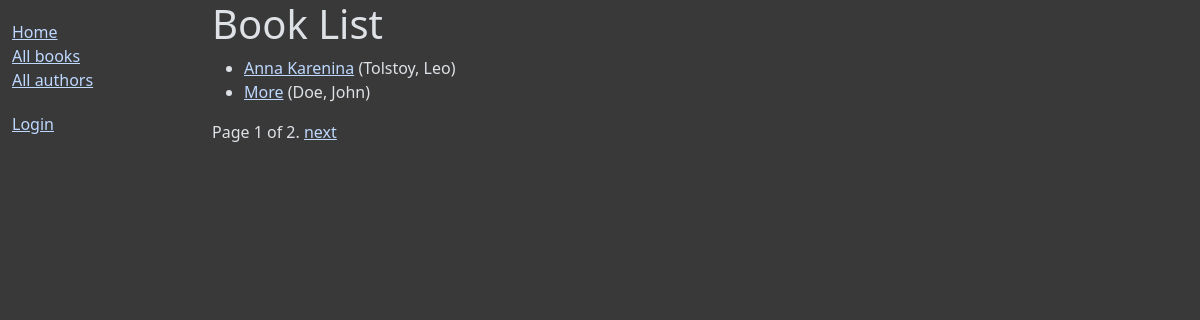
/catalog/books/, run on the app's committed database.
### catalog/models.py (models this page shows, shortened)
class Book(models.Model):
    title = models.CharField(max_length=200)
    author = models.ForeignKey("Author", on_delete=models.RESTRICT, null=True)
    summary = models.TextField(
        max_length=1000,
        help_text="Enter a brief description of the book",
    )
    isbn = models.CharField(
        "ISBN",
        max_length=13,
        unique=True,
        help_text='13 Character <a href="https://www.isbn-international.org/content/what-isbn'
        '">ISBN number</a>',
    )
    genre = models.ManyToManyField(Genre, help_text="Select a genre for this book")
    def get_absolute_url(self):
        return reverse("book-detail", args=[str(self.id)])
    def display_genre(self):
        """Create a string for the Genre. This is required to display genre in Admin."""
        return ", ".join(genre.name for genre in self.genre.all()[:3])
    display_genre.short_description = "Genre"
    class Meta:
        ordering = ["title"]

class Author(models.Model):
    first_name = models.CharField(max_length=100)
    last_name = models.CharField(max_length=100)
    date_of_birth = models.DateField(null=True, blank=True)
    date_of_death = models.DateField("Died", null=True, blank=True)
    class Meta:
        ordering = ["last_name", "first_name"]
    def __str__(self):
        return f"{self.last_name}, {self.first_name}"

### catalog/views.py (the view)
# urls.py: path("books/", views.BookListView.as_view(), name="books"),
class BookListView(generic.ListView):
    model = Book
    paginate_by = 2

### catalog/templates/catalog/book_list.html
{% extends "base_generic.html" %}
{% block content %}
  <h1>Book List</h1>
  {% if book_list %}
    <ul>
      {% for book in book_list %}
      <li>
        <a href="{{ book.get_absolute_url }}">{{ book.title }}</a>
        ({{book.author}})
      </li>
      {% endfor %}
    </ul>
  {% else %}
    <p>There are no books in the library.</p>
  {% endif %}
{% endblock %}

### catalog/static/css/styles.css (style rules this page uses)
[data-bs-theme=dark] { color-scheme: dark; --bs-body-color: #dee2e6; --bs-body-color-rgb: 222, 226, 230; --bs-body-bg: #393939; --bs-body-bg-rgb: 33, 37, 41; --bs-emphasis-color: #fff; --bs-emphasis-color-rgb: 255, 255, 255; --bs-secondary-color: rgba(222, 226, 230, 0.75); --bs-secondary-color-rgb: 222, 226, 230; --bs-secondary-bg: #343a40; --bs-secondary-bg-rgb: 52, 58, 64; --bs-tertiary-color: rgba(222, 226, 230, 0.5); --bs-tertiary-color-rgb: 222, 226, 230; --bs-tertiary-bg: #2b3035; --bs-tertiary-bg-rgb: 43, 48, 53; --bs-primary-text-emphasis: #6ea8fe; --bs-secondary-text-emphasis: #a7acb1; --bs-success-text-emphasis: #75b798; --bs-info-text-emphasis: #6edff6; --bs-warning-text-emphasis: #ffda6a; --bs-danger-text-emphasis: #ea868f; --bs-light-text-emphasis: #f8f9fa; --bs-dark-text-emphasis: #dee2e6; --bs-primary-bg-subtle: #031633; --bs-secondary-bg-subtle: #161719; --bs-success-bg-subtle: #051b11; --bs-info-bg-subtle: #032830; --bs-warning-bg-subtle: #332701; --bs-danger-bg-subtle: #2c0b0e; --bs-light-bg-subtle: #343a40; --bs-dark-bg-subtle: #1a1d20; --bs-primary-border-subtle: #084298; --bs-secondary-border-subtle: #41464b; --bs-success-border-subtle: #0f5132; --bs-info-border-subtle: #087990; --bs-warning-border-subtle: #997404; --bs-danger-border-subtle: #842029; --bs-light-border-subtle: #495057; --bs-dark-border-subtle: #343a40; --bs-heading-color: inherit; --bs-link-color: #bed8ff; --bs-link-hover-color: #8bb9fe; --bs-link-color-rgb: 190, 216, 255; --bs-link-hover-color-rgb: 139, 185, 254; --bs-code-color: #e685b5; --bs-highlight-color: #dee2e6; --bs-highlight-bg: #664d03; --bs-border-color: #495057; --bs-border-color-translucent: rgba(255, 255, 255, 0.15); --bs-form-valid-color: #75b798; --bs-form-valid-border-color: #75b798; --bs-form-invalid-color: #ea868f; --bs-form-invalid-border-color: #ea868f; }

### data on the page
Book: title "Anna Karenina", author "Tolstoy, Leo"
Book: title "More", author "Doe, John"

### other printed values
{{ page_obj.number }} "1"
{{ page_obj.paginator.num_pages }} "2"
